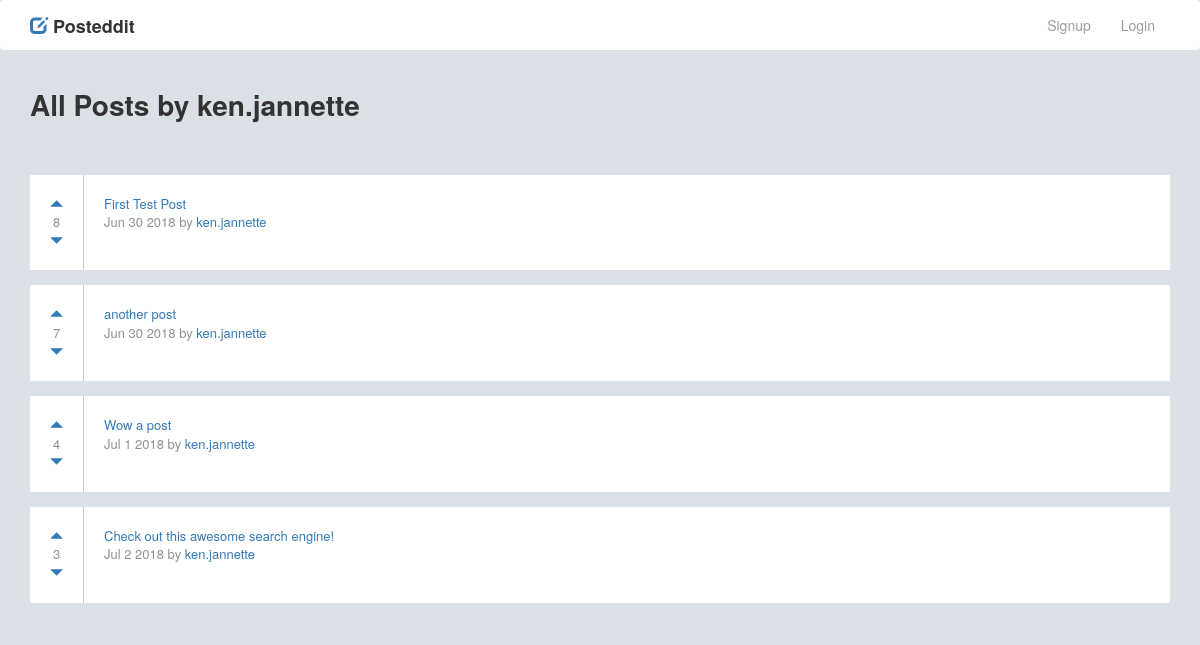
Page /posts/user/2 on the earlier database version.
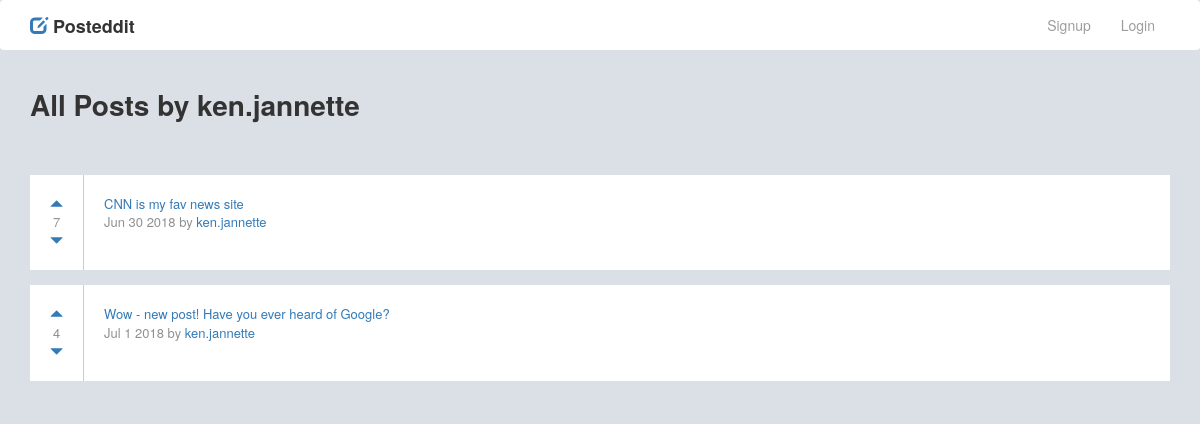
Same page on the later database version.
### posts/models.py (models this page shows)
class Post(models.Model):
    title = models.CharField(max_length=200)
    url = models.TextField()
    pub_date = models.DateTimeField()
    author = models.ForeignKey(User, on_delete=models.CASCADE)
    votes_total = models.IntegerField(default=1)
    def pub_date_pretty(self):
        return self.pub_date.strftime('%b %e %Y')

### posts/views.py (the view)
# urls.py: url(r'^user/(?P<fk>[0-9]+)', views.userposts, name='userposts'),
def userposts(request, fk):
    posts = Post.objects.filter(author__id=fk).order_by('-votes_total')
    author = User.objects.get(pk=fk)
    return render(request, 'posts/userposts.html', {'posts':posts, 'author':author})

### posts/templates/posts/userposts.html (shortened to what this page needs)
{% extends 'base.html' %}
{%  block content %}
<h1>All Posts by {{ author.username }}</h1>
<br />
<br />
{% for post in posts.all %}
<div class="box-post">
	<div class="updown">
		<a href="#" onClick="document.getElementById('upvote{{ post.id }}').submit()"><span class="glyphicon glyphicon-triangle-top" aria-hidden="true"></span></a><br/>{{ post.votes_total }}<br/><a href="#" onClick="document.getElementById('downvote{{ post.id }}').submit()"><span class="glyphicon glyphicon-triangle-bottom" aria-hidden="true"></span></a>
	</div>
	<div class="desc">
		<a href="{{ post.url }}">{{ post.title }}</a><br />{{ post.pub_date_pretty }} by <a href="{% url 'posts:userposts' post.author.id %}">{{ post.author.username }}</a>
	</div>
</div>
{% endfor %}
{% endblock %}

Differences in the rows shown:
removed Post: votes_total "8", title "First Test Post", pub_date_pretty "Jun 30 2018", author.username "ken.jannette"
removed Post: votes_total "3", title "Check out this awesome search engine!", pub_date_pretty "Jul 2 2018", author.username "ken.jannette"
changed Post: title "another post" → "CNN is my fav news site"
changed Post: title "Wow a post" → "Wow - new post! Have you ever heard of Google?"
